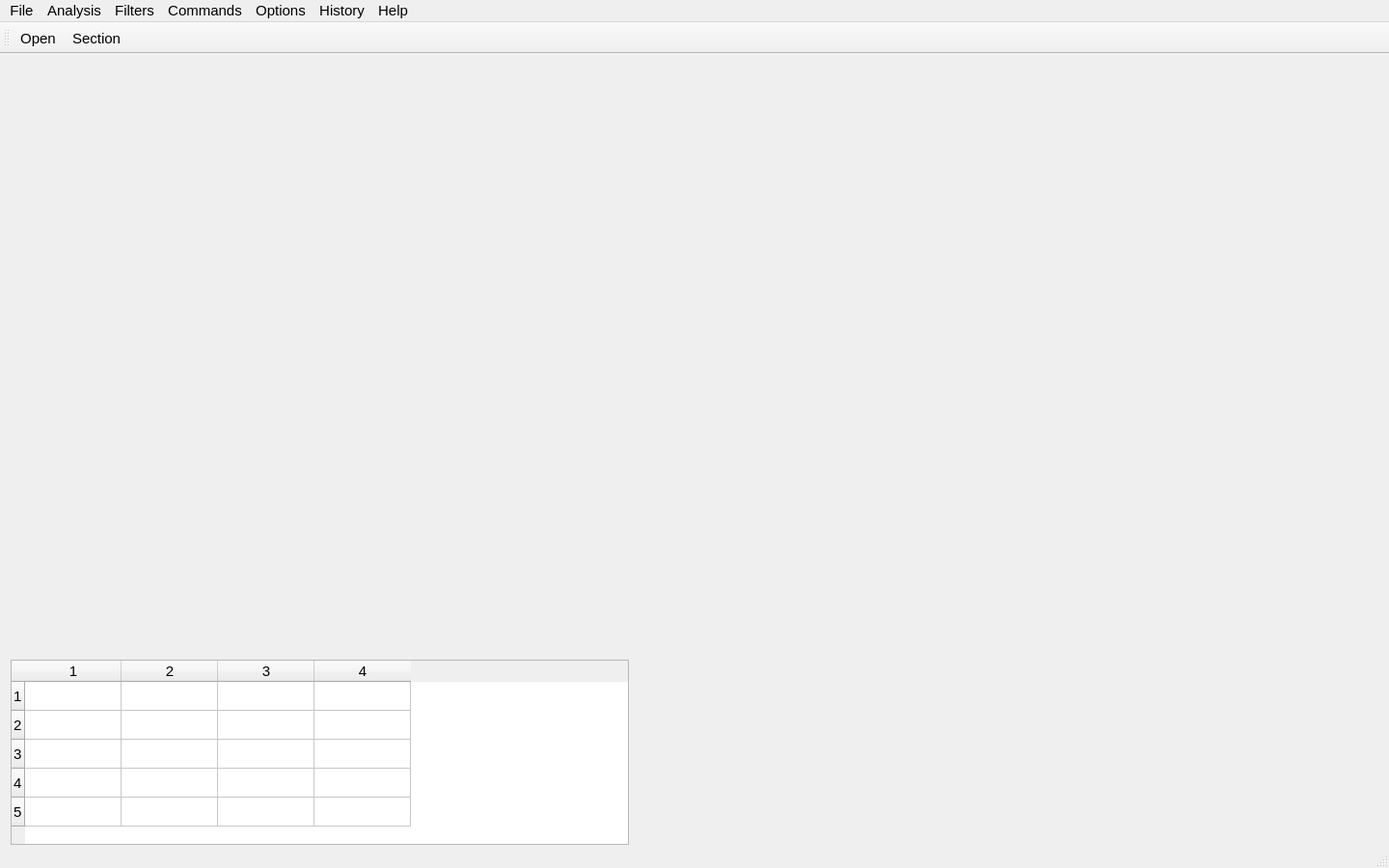
<?xml version="1.0" encoding="UTF-8"?>
<ui version="4.0">
 <class>MainWindow</class>
 <widget class="QMainWindow" name="MainWindow">
  <property name="geometry">
   <rect>
    <x>0</x>
    <y>0</y>
    <width>1440</width>
    <height>900</height>
   </rect>
  </property>
  <property name="font">
   <font>
    <family>Arial</family>
    <pointsize>11</pointsize>
   </font>
  </property>
  <property name="windowTitle">
   <string>MainWindow</string>
  </property>
  <property name="autoFillBackground">
   <bool>false</bool>
  </property>
  <property name="styleSheet">
   <string notr="true"/>
  </property>
  <widget class="QWidget" name="centralWidget">
   <widget class="QCustomPlot" name="CurveImagePlot" native="true">
    <property name="geometry">
     <rect>
      <x>700</x>
      <y>10</y>
      <width>481</width>
      <height>571</height>
     </rect>
    </property>
   </widget>
   <widget class="QCustomPlot" name="CurveImageIIPlot" native="true">
    <property name="geometry">
     <rect>
      <x>700</x>
      <y>590</y>
      <width>481</width>
      <height>41</height>
     </rect>
    </property>
   </widget>
   <widget class="QCustomPlot" name="TwoDImageIIPlot" native="true">
    <property name="geometry">
     <rect>
      <x>700</x>
      <y>650</y>
      <width>491</width>
      <height>51</height>
     </rect>
    </property>
   </widget>
   <widget class="QCustomPlot" name="TwoDImagePlot" native="true">
    <property name="geometry">
     <rect>
      <x>11</x>
      <y>1</y>
      <width>649</width>
      <height>407</height>
     </rect>
    </property>
   </widget>
   <widget class="QTableWidget" name="newtable">
    <property name="geometry">
     <rect>
      <x>11</x>
      <y>628</y>
      <width>641</width>
      <height>192</height>
     </rect>
    </property>
    <property name="rowCount">
     <number>5</number>
    </property>
    <property name="columnCount">
     <number>4</number>
    </property>
    <row/>
    <row/>
    <row/>
    <row/>
    <row/>
    <column/>
    <column/>
    <column/>
    <column/>
   </widget>
  </widget>
  <widget class="QMenuBar" name="menuBar">
   <property name="geometry">
    <rect>
     <x>0</x>
     <y>0</y>
     <width>1440</width>
     <height>23</height>
    </rect>
   </property>
   <widget class="QMenu" name="menuFile">
    <property name="title">
     <string>File</string>
    </property>
    <addaction name="actionOpen"/>
   </widget>
   <widget class="QMenu" name="menuAnalysis">
    <property name="title">
     <string>Analysis</string>
    </property>
    <addaction name="actionViewer"/>
    <addaction name="actionSection"/>
    <addaction name="actionRoughness"/>
    <addaction name="actionPower_Spectral_Denstiy"/>
    <addaction name="actionFlatten"/>
    <addaction name="actionThree_Dimension"/>
   </widget>
   <widget class="QMenu" name="menuFilters">
    <property name="title">
     <string>Filters</string>
    </property>
   </widget>
   <widget class="QMenu" name="menuCommands">
    <property name="title">
     <string>Commands</string>
    </property>
    <addaction name="actionDouble_Channel"/>
   </widget>
   <widget class="QMenu" name="menuOptions">
    <property name="title">
     <string>Options</string>
    </property>
   </widget>
   <widget class="QMenu" name="menuHistory">
    <property name="title">
     <string>History</string>
    </property>
   </widget>
   <widget class="QMenu" name="menuHelp">
    <property name="title">
     <string>Help</string>
    </property>
   </widget>
   <addaction name="menuFile"/>
   <addaction name="menuAnalysis"/>
   <addaction name="menuFilters"/>
   <addaction name="menuCommands"/>
   <addaction name="menuOptions"/>
   <addaction name="menuHistory"/>
   <addaction name="menuHelp"/>
  </widget>
  <widget class="QToolBar" name="mainToolBar">
   <attribute name="toolBarArea">
    <enum>TopToolBarArea</enum>
   </attribute>
   <attribute name="toolBarBreak">
    <bool>false</bool>
   </attribute>
   <addaction name="actionOpen"/>
   <addaction name="actionSection"/>
  </widget>
  <widget class="QStatusBar" name="statusBar"/>
  <action name="actionOpen">
   <property name="icon">
    <iconset resource="src.qrc">
     <normaloff>:/new/prefix1/image/image_open.ico</normaloff>:/new/prefix1/image/image_open.ico</iconset>
   </property>
   <property name="text">
    <string>Open</string>
   </property>
  </action>
  <action name="actionSection">
   <property name="enabled">
    <bool>true</bool>
   </property>
   <property name="icon">
    <iconset resource="src.qrc">
     <normaloff>:/new/prefix1/image/general.ico</normaloff>:/new/prefix1/image/general.ico</iconset>
   </property>
   <property name="text">
    <string>Section</string>
   </property>
   <property name="visible">
    <bool>true</bool>
   </property>
  </action>
  <action name="actionRoughness">
   <property name="text">
    <string>Roughness</string>
   </property>
  </action>
  <action name="actionPower_Spectral_Denstiy">
   <property name="text">
    <string>Power Spectral Denstiy</string>
   </property>
  </action>
  <action name="actionDouble_Channel">
   <property name="text">
    <string>Double Channel</string>
   </property>
  </action>
  <action name="actionFlatten">
   <property name="text">
    <string>Flatten</string>
   </property>
  </action>
  <action name="actionThree_Dimension">
   <property name="text">
    <string>Three Dimension</string>
   </property>
  </action>
  <action name="actionViewer">
   <property name="text">
    <string>Viewer</string>
   </property>
  </action>
 </widget>
 <layoutdefault spacing="6" margin="11"/>
 <customwidgets>
  <customwidget>
   <class>QCustomPlot</class>
   <extends>QWidget</extends>
   <header>qcustomplot.h</header>
   <container>1</container>
  </customwidget>
 </customwidgets>
 <resources>
  <include location="src.qrc"/>
 </resources>
 <connections/>
 <slots>
  <signal>signal1()</signal>
 </slots>
</ui>
